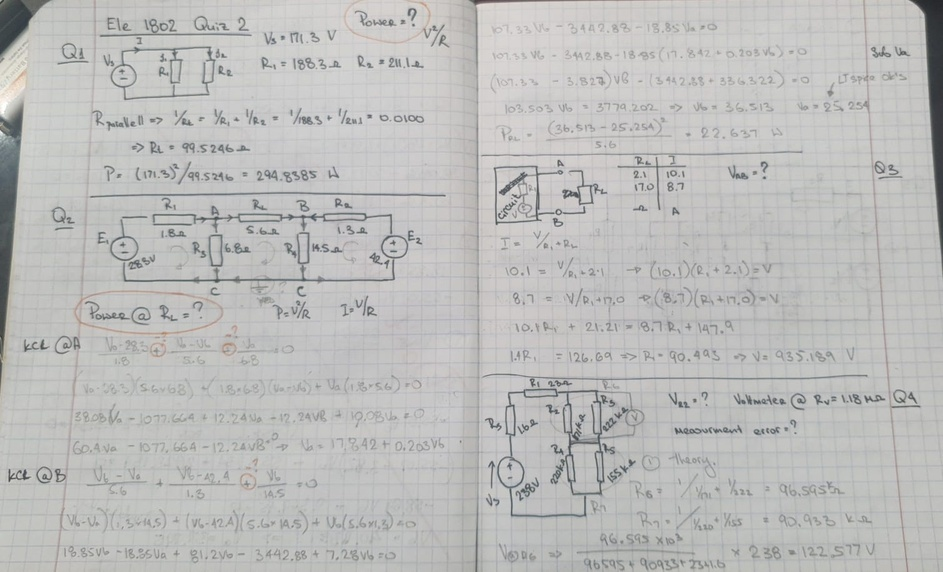
#> input picture Organise/File operations/Archive/Quiz-working/1.jpg, 943 x 572 px, shrunk from 1509 x 916 before the run, found by its file name
$ python 'png to PDF.py'
#> lines starting #> are read from the running program, lines starting #| are printed output that depends on the picture
from PIL import Image

image_1 = Image.open(r'G:\My Drive\Study\UQS\ELE1801 - Electrical Technology\Assighments\Ass2\Quiz-working\1.jpg')
#> image_1 is the input picture: PIL image 943x572 RGB; mean R, G, B 188.6, 188.7, 187.5
im_1 = image_1.convert('RGB')
im_1.save(r'G:\My Drive\Study\UQS\ELE1801 - Electrical Technology\Assighments\Ass2\Quiz-working\1.pdf')

image_1 = Image.open(r'G:\My Drive\Study\UQS\ELE1801 - Electrical Technology\Assighments\Ass2\Quiz-working\2.jpg')
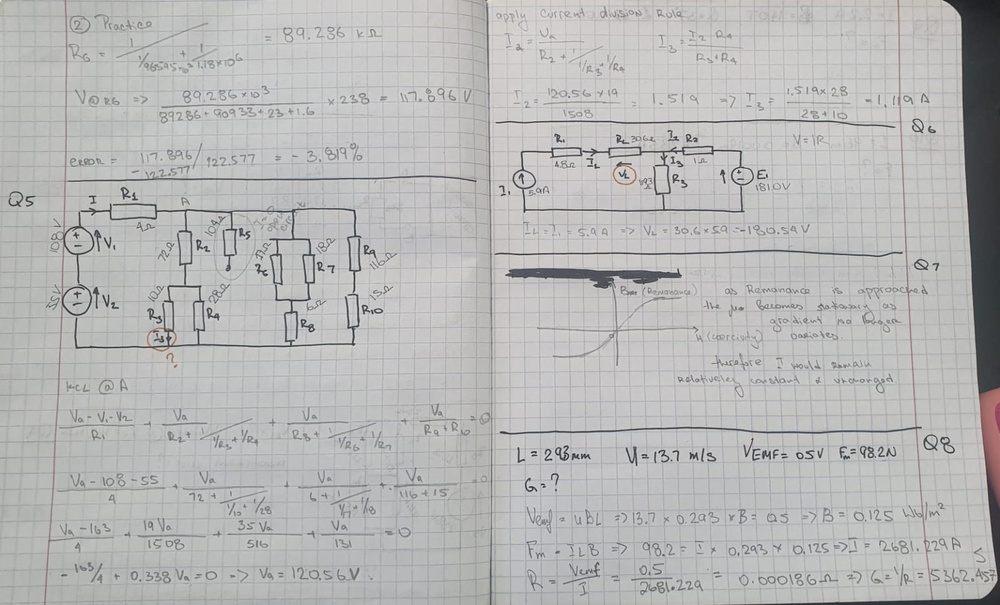
#> input picture Organise/File operations/Archive/Quiz-working/2.jpg, 1000 x 605 px, shrunk from 1600 x 968 before the run, found by its file name
#> image_1 is the input picture: PIL image 1000x605 RGB; mean R, G, B 183.7, 183.7, 183.2
im_1 = image_1.convert('RGB')
im_1.save(r'G:\My Drive\Study\UQS\ELE1801 - Electrical Technology\Assighments\Ass2\Quiz-working\2.pdf')

image_1 = Image.open(r'G:\My Drive\Study\UQS\ELE1801 - Electrical Technology\Assighments\Ass2\Quiz-working\3.jpg')
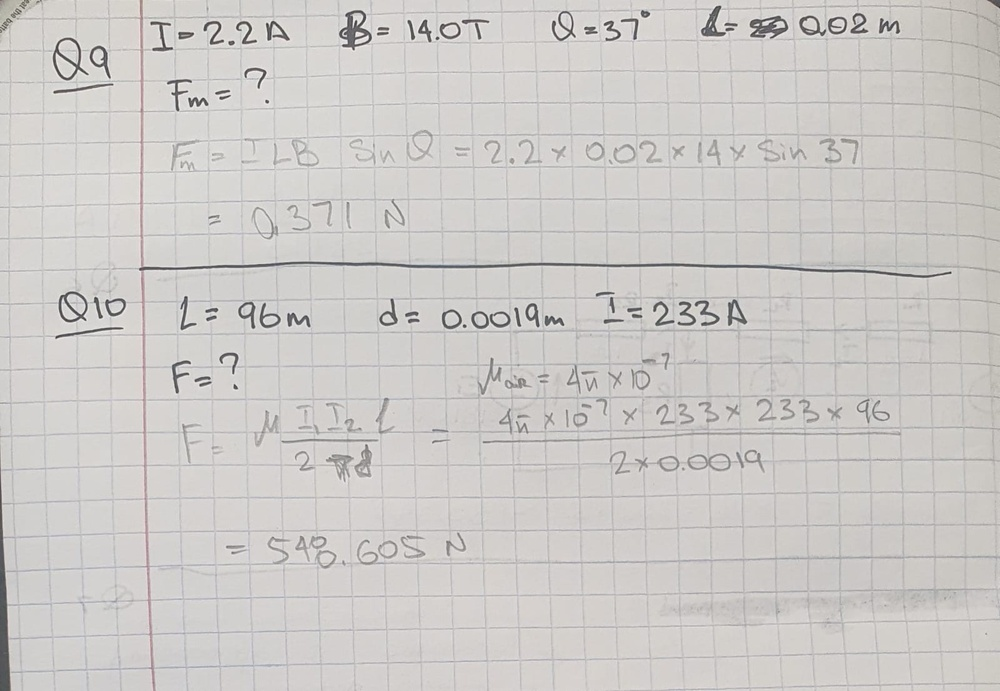
#> input picture Organise/File operations/Archive/Quiz-working/3.jpg, 1000 x 691 px, shrunk from 1600 x 1106 before the run, found by its file name
#> image_1 is the input picture: PIL image 1000x691 RGB; mean R, G, B 205.2, 202.5, 200
im_1 = image_1.convert('RGB')
im_1.save(r'G:\My Drive\Study\UQS\ELE1801 - Electrical Technology\Assighments\Ass2\Quiz-working\3.pdf')
